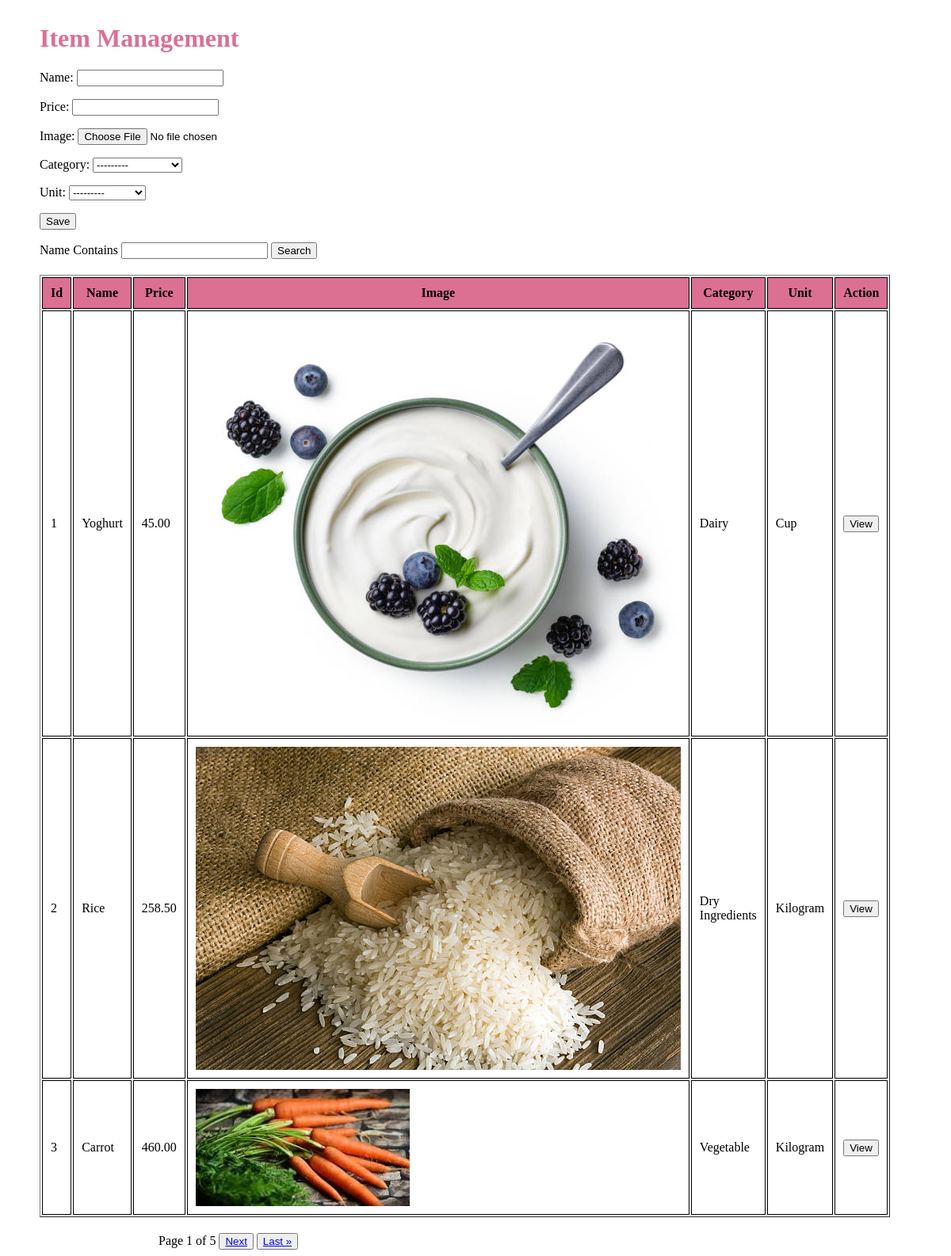
The app's page /app/Item/ with its own data.
### app/models.py (models this page shows, shortened)
class Category (models.Model):
    name = models.CharField(max_length = 20)
    def __str__(self):
        return self.name

class Unit (models.Model):
    name = models.CharField(max_length = 20)
    def __str__(self):
        return self.name

class Item (models.Model):
    name = models.CharField(max_length = 20)
    price = models.DecimalField(max_digits = 8, decimal_places = 2)
    image = models.ImageField(upload_to = 'items')
    category = models.ForeignKey(Category, on_delete = models.CASCADE)
    unit = models.ForeignKey(Unit, on_delete = models.CASCADE)

### app/views.py (the view)
# urls.py: path('Item/', views.item_view),
def item_view(request):
    page_number = request.GET.get('page')
    filter = ItemFilter(request.GET, queryset=Item.objects.all())
    items = filter.qs
    paginator = Paginator(items, 3)
    page = paginator.get_page(page_number)
    if request.method == 'POST':
        form = ItemForm(request.POST)
    else:
        form = ItemForm()
    context_itms = {'form':form, 'page':page}
    return render(request , 'Item.html', context_itms)

### app/forms.py
class ItemForm(forms.ModelForm):
    class Meta:
        model = Item
        fields = '__all__'

### app/templates/Item.html (shortened to what this page needs)
<html>
<head>
</head>
<body>
    <h1>Item Management</h1>
    <form method="POST">
        {{form.as_p}}
        <input type="submit" value="Save">
    </form>
    <label>Name Contains</label>
    <input/>
    <button>Search</button>
    <table border="1">
    <tr class = "heading">
        <th>Id</th>
        <th>Name</th>
        <th>Price</th>
        <th>Image</th>
        <th>Category</th>
        <th>Unit</th>
        <th>Action</th>
    </tr>
    {% for item in page %}
    <tr>
        <td>{{item.id}}</td>
        <td>{{item.name}}</td>
        <td>{{item.price}}</td>
        <td><img src="{{item.image}}"></td>
        <td>{{item.category}}</td>
        <td>{{item.unit}}</td>
        <td><button>View</button></td>
    </tr>
    {% endfor %}
</table>
<div class="pagination">
    Page {{ page.number }} of {{ page.paginator.num_pages }}
    {% if page.has_next %}
        <button><a href="?page={{ page.next_page_number }}">Next</a></button>
        <button><a href="?page={{ page.paginator.num_pages }}">Last &raquo;</a></button>
    {% endif %}
</div>
</body>
</html>

### app/templates/Item.html (style rules this page uses)
h1 { margin-top: 30px; color:palevioletred; }
table { width: 700px; margin-top: 20px; margin-bottom: 20px; }
th, td { padding: 10px; border: 1px solid #000; }
.heading { background-color:palevioletred; }
body { margin-left: 50px; }
.pagination { margin-left: 150px; }

### records on screen
Item: id "1", name "Yoghurt", price "45.00", image (picture), category "Dairy", unit "Cup"
Item: id "2", name "Rice", price "258.50", image (picture), category "Dry Ingredients", unit "Kilogram"
Item: id "3", name "Carrot", price "460.00", image (picture), category "Vegetable", unit "Kilogram"

### other values on screen
{{ page.number }} "1"
{{ page.paginator.num_pages }} "5"
